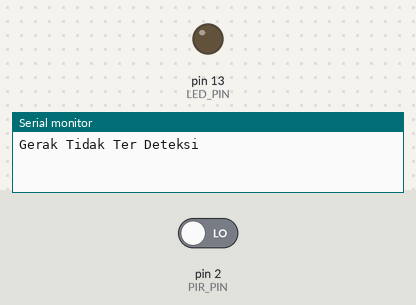
A sketch run on a simulated Arduino Uno, built with avr-gcc and run on an emulated ATmega328P. Shown: output pins drawn as LEDs (lit = HIGH), the last lines printed to the serial monitor. The inputs (shaded band) are chosen by the test bench; at power-on: pin 2 (PIR_PIN) LOW.

Above: at 1.3 s.
1.4 s: pin 2 (PIR_PIN) driven HIGH
At 4.5 s:
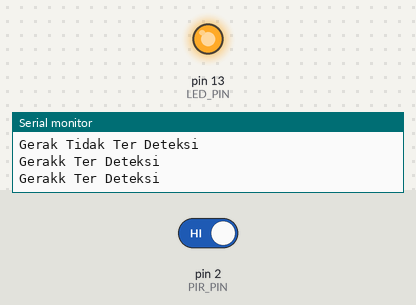
Timing chart, 0 to 6.0 s (numbered marks = the images above; inputs shaded):
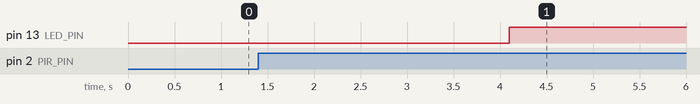

Measured:
- after the input at 1.4 s, pin 13 (LED_PIN): LOW → HIGH after 2.7 s

The sketch:

Kode_Sensor_PIR__menggunakan_led__Arduino_Uno.ino
```cpp
#define PIR_PIN 2
#define LED_PIN 13

long int ledOn = 10000, lastTime = -ledOn;

void setup(){
  Serial.begin(9600);
  pinMode(LED_PIN, OUTPUT);
  pinMode(PIR_PIN, INPUT);
  digitalWrite(LED_PIN, LOW);
  delay(100);
}

void loop(){
  if(digitalRead(PIR_PIN) == HIGH){
    Serial.println("Gerakk Ter Deteksi");
    lastTime = millis();
    delay(1000);
  }
  else{
    Serial.println("Gerak Tidak Ter Deteksi");
    delay(3000);
  }

  if ((millis() - lastTime) < ledOn)
    digitalWrite(LED_PIN, HIGH);
  else
    digitalWrite(LED_PIN, LOW);
}
```
